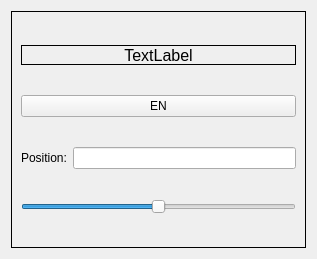
<?xml version="1.0" encoding="UTF-8"?>
<ui version="4.0">
 <class>AmpConfWidget</class>
 <widget class="QWidget" name="AmpConfWidget">
  <property name="geometry">
   <rect>
    <x>0</x>
    <y>0</y>
    <width>317</width>
    <height>259</height>
   </rect>
  </property>
  <property name="windowTitle">
   <string>Form</string>
  </property>
  <layout class="QVBoxLayout" name="verticalLayout">
   <item>
    <widget class="QFrame" name="frame">
     <property name="minimumSize">
      <size>
       <width>170</width>
       <height>170</height>
      </size>
     </property>
     <property name="frameShape">
      <enum>QFrame::Shape::Box</enum>
     </property>
     <property name="frameShadow">
      <enum>QFrame::Shadow::Plain</enum>
     </property>
     <layout class="QGridLayout" name="gridLayout">
      <item row="4" column="0" colspan="2">
       <widget class="QPushButton" name="pb_en">
        <property name="text">
         <string>EN</string>
        </property>
        <property name="checkable">
         <bool>true</bool>
        </property>
       </widget>
      </item>
      <item row="6" column="0" colspan="2">
       <widget class="QSlider" name="hs_pos">
        <property name="minimum">
         <number>-2730</number>
        </property>
        <property name="maximum">
         <number>2730</number>
        </property>
        <property name="orientation">
         <enum>Qt::Orientation::Horizontal</enum>
        </property>
        <property name="invertedAppearance">
         <bool>false</bool>
        </property>
       </widget>
      </item>
      <item row="5" column="0">
       <widget class="QLabel" name="label">
        <property name="text">
         <string>Position:</string>
        </property>
       </widget>
      </item>
      <item row="5" column="1">
       <widget class="QLineEdit" name="l_pos"/>
      </item>
      <item row="3" column="0" colspan="2">
       <widget class="QLabel" name="l_amp">
        <property name="maximumSize">
         <size>
          <width>16777215</width>
          <height>20</height>
         </size>
        </property>
        <property name="font">
         <font>
          <pointsize>12</pointsize>
          <bold>false</bold>
         </font>
        </property>
        <property name="frameShape">
         <enum>QFrame::Shape::Box</enum>
        </property>
        <property name="lineWidth">
         <number>1</number>
        </property>
        <property name="text">
         <string>TextLabel</string>
        </property>
        <property name="textFormat">
         <enum>Qt::TextFormat::AutoText</enum>
        </property>
        <property name="alignment">
         <set>Qt::AlignmentFlag::AlignCenter</set>
        </property>
        <property name="wordWrap">
         <bool>false</bool>
        </property>
       </widget>
      </item>
     </layout>
    </widget>
   </item>
  </layout>
 </widget>
 <resources/>
 <connections/>
</ui>
